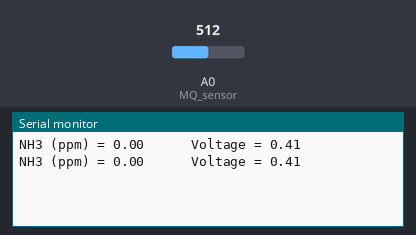
Bench run of a sketch on a simulated Arduino Uno, built with avr-gcc and run on an emulated ATmega328P. On the bench: the last lines printed to the serial monitor. Inputs (shaded band) come from the test bench; at power-on: A0 (MQ_sensor) = 512.

Above: at 3.8 s.
3.9 s: A0 (MQ_sensor) set to 716
At 7.1 s:
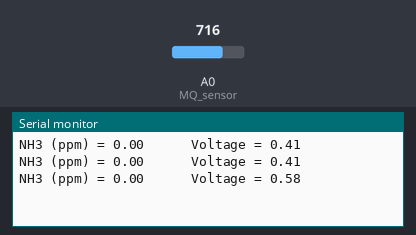
7.8 s: A0 (MQ_sensor) set to 900
At 9.4 s:
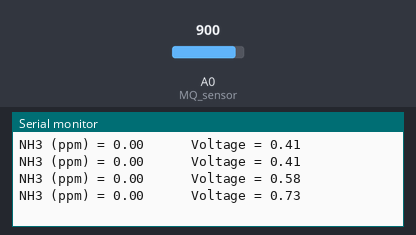
Timing chart, 0 to 10.9 s (numbered marks = the images above; inputs shaded):
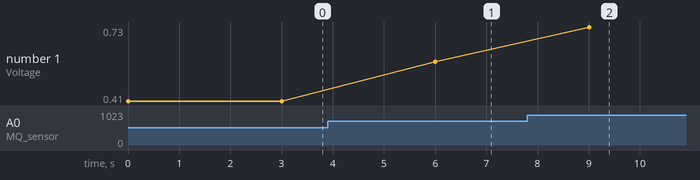

Measured:
- after the input at 3.9 s, the serial monitor: prints a new line after 2.1 s (image 1)
- after the input at 7.8 s, the serial monitor: prints a new line after 1.2 s (image 2)
- plotted number 1: 0.41 → 0.58 after the input at 3.9 s, 0.58 → 0.73 after the input at 7.8 s

The sketch:

Mq135_ammonia.ino
```cpp
#define RL 20  //The value of resistor RL is 47K
#define m -0.404215 //Enter calculated Slope
#define b 0.864883 //Enter calculated intercept
#define Ro 1 //Enter found Ro value
#define MQ_sensor A0 //Sensor is connected to A4

void setup() {
  Serial.begin(115200);
}

void loop() {

  float VRL; //Voltage drop across the MQ sensor
  float Rs; //Sensor resistance at gas concentration
  float ratio; //Define variable for ratio

  VRL = analogRead(MQ_sensor)*(3.3/4096); //Measure the voltage drop and convert to 0-5V
  Rs = ((3.3*RL)/VRL)-RL; //Use formula to get Rs value
  ratio = Rs/Ro;  // find ratio Rs/Ro

  float ppm = pow(10, ((log10(ratio)-b)/m)); //use formula to calculate ppm

  Serial.print("NH3 (ppm) = "); //Display a ammonia in ppm
  Serial.print(ppm);   // set the cursor to column 0, line 1
  Serial.print("      Voltage = "); //Display a intro message
  Serial.println(VRL);
  delay(3000);
}
```
